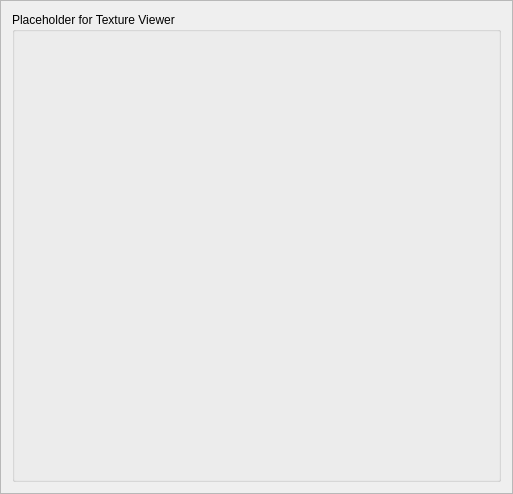
<?xml version="1.0" encoding="UTF-8"?>
<ui version="4.0">
 <class>TextureViewer</class>
 <widget class="QFrame" name="TextureViewer">
  <property name="geometry">
   <rect>
    <x>0</x>
    <y>0</y>
    <width>513</width>
    <height>494</height>
   </rect>
  </property>
  <property name="windowTitle">
   <string>Texture Viewer</string>
  </property>
  <property name="frameShape">
   <enum>QFrame::StyledPanel</enum>
  </property>
  <property name="frameShadow">
   <enum>QFrame::Raised</enum>
  </property>
  <layout class="QGridLayout" name="gridLayout">
   <item row="0" column="0">
    <widget class="QGroupBox" name="groupBox">
     <property name="title">
      <string>Placeholder for Texture Viewer</string>
     </property>
     <layout class="QGridLayout" name="gridLayout_2">
      <item row="0" column="0">
       <widget class="CustomPaintWidget" name="framerender" native="true"/>
      </item>
     </layout>
    </widget>
   </item>
  </layout>
 </widget>
 <customwidgets>
  <customwidget>
   <class>CustomPaintWidget</class>
   <extends>QWidget</extends>
   <header>custompaintwidget.h</header>
  </customwidget>
 </customwidgets>
 <resources/>
 <connections/>
</ui>
